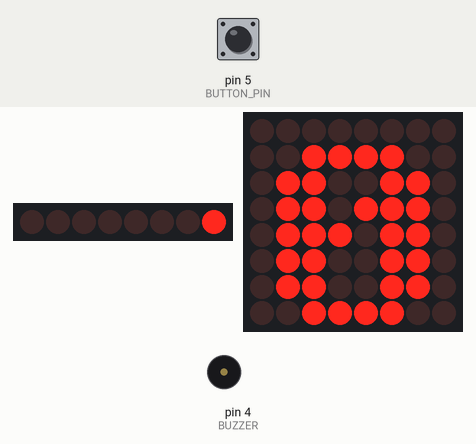
This sketch was run on a simulated Arduino Uno, built with avr-gcc and run on an emulated ATmega328P. Shown: 8 shift-register outputs drawn as a row of LEDs (first output left, lit = HIGH), 8×8 LED matrix, buzzer (waves = sounding). Wiring (inferred from the names in the program): shift register (74HC595): data pin 12; shift clock pin 10; latch pin 11. Wiring (inferred from the signals the program sends): row of LEDs: on Q0, Q1, Q2, Q3, Q4, Q5, Q6, Q7. The test bench sets the inputs (shaded band); at power-on: pin 5 (BUTTON_PIN) HIGH.

Above: at 0.1 s.
1.3 s: pin 5 (BUTTON_PIN) pulled LOW for 0.15 s
3.0 s: pin 5 (BUTTON_PIN) pulled LOW for 1 s
At 5.5 s:
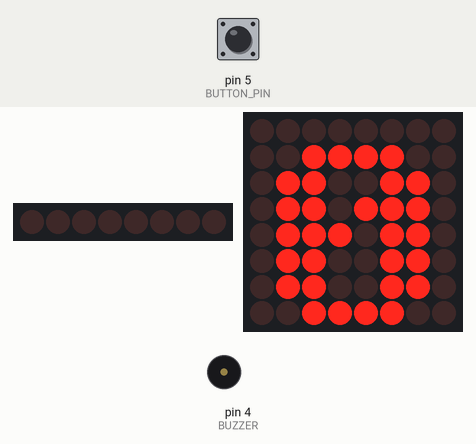
5.6 s: pin 5 (BUTTON_PIN) pulsed LOW 5 times (0.12 s each, 0.3 s apart)
At 6.18 s:
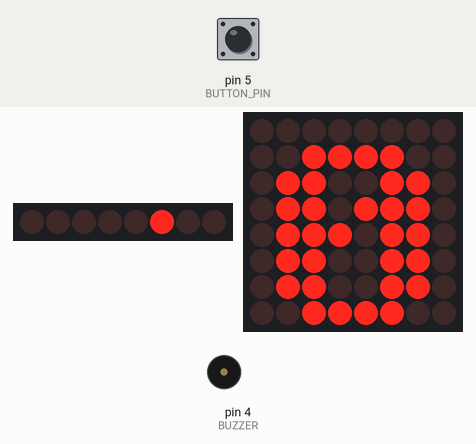
At 7.81 s:
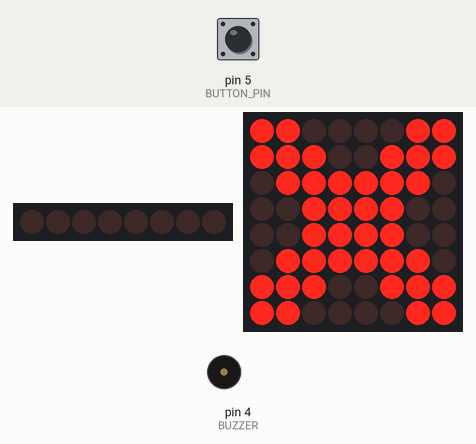
Timing chart, 0 to 16.5 s (numbered marks = the images above; inputs shaded):
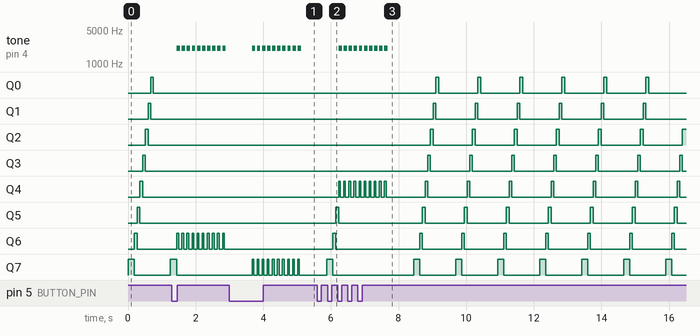

Measured:
- after the input at 1.3 s, tone on pin 4 (BUZZER): alternates 2093 Hz for 0.10 s and silent for 0.05 s, starting after 0.14 s
- after the input at 3.0 s, tone on pin 4 (BUZZER): alternates 2093 Hz for 0.10 s and silent for 0.05 s, 20 changes in all, then stays silent, starting after 0.67 s; the display: first differs from a run without the input after 0.67 s (image 1 shows a later state)
- after the input at 5.6 s, tone on pin 4 (BUZZER): alternates 2093 Hz for 0.10 s and silent for 0.05 s, 20 changes in all, then stays silent, starting after 0.63 s; the display: first differs from a run without the input after 0.63 s (image 3 shows a later state)

The sketch:

mini-game.ino
```cpp
#include "pitches.h"
#include "LedControl.h"

LedControl lc = LedControl(8, 6, 7, 1);

const int BUZZER = 4;
const int BUTTON_PIN = 5;
const int LATCH_PIN = 11;
const int CLOCK_PIN = 10;
const int DATA_PIN = 12;
const int GREEN_LED = 7;

int score = 0;
int note;
byte current_led = 0;

const uint64_t IMAGES[] = {
  0xc3e77e3c3c7ee7c3,
  0x3c66666e76663c00,
  0x7e1818181c181800,
  0x7e060c3060663c00,
  0x3c66603860663c00,
  0x30307e3234383000,
  0x3c6660603e067e00,
  0x3c66663e06663c00,
  0x1818183030667e00,
  0x3c66663c66663c00,
  0x3c66607c66663c00,
};

const int IMAGES_LEN = sizeof(IMAGES)/8;

void displayImage(uint64_t image) {
  for (int i = 0; i < 8; i++) {
    byte row = (image >> i * 8) & 0xFF;
    for (int j = 0; j < 8; j++) {
      lc.setLed(0, i, j, bitRead(row, j));
    }
  }
}

void updateShiftRegister(){
  digitalWrite(LATCH_PIN, LOW);
  shiftOut(DATA_PIN, CLOCK_PIN, LSBFIRST, current_led);
  digitalWrite(LATCH_PIN, HIGH);
}

void resetBuzz(int note){
  tone(BUZZER, note, 100);
  delay(50);
  current_led = 0;
  updateShiftRegister();
}

void buzzOne(int i, int note){
  current_led = 0;
  bitSet(current_led, i);
  updateShiftRegister();
  resetBuzz(note);
}

void setup() {
  lc.shutdown(0, false);
  lc.setIntensity(0, 8);
  lc.clearDisplay(0);

  pinMode(BUTTON_PIN, INPUT_PULLUP);
  pinMode(LATCH_PIN, OUTPUT);
  pinMode(CLOCK_PIN, OUTPUT);
  pinMode(DATA_PIN, OUTPUT);

  displayImage(IMAGES[1]);
}

void loop() {
  for(int i = 0; i < 8; i++){
    if(digitalRead(BUTTON_PIN) == LOW){
      if(i == GREEN_LED){
        score = score + 1;
        displayImage(IMAGES[score + 1]);
        for(int j = 0; j < 10; j++){
          buzzOne(i, NOTE_B0);
          delay(80);
        }
      }else{
        score = 0;
        displayImage(IMAGES[0]);
        for(int j = 0; j < 10; j++){
          buzzOne(i, NOTE_C7);
          delay(100);
        }
        delay(200);
        displayImage(IMAGES[1]);
      }
      break;
    }else{
      bitSet(current_led, i);
      updateShiftRegister();
      if(i == 0){
        delay(100);
      }
      delay(80 - score * 4);
    }
    current_led = 0;
    updateShiftRegister();
  }
  delay(500);
}
```
